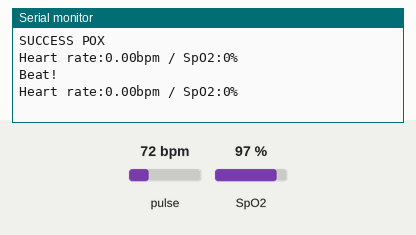
Recording of a sketch running on a simulated ESP32. Parts: the last lines printed to the serial monitor. The inputs (shaded band) are chosen by the test bench; at power-on: pulse 72 bpm, SpO2 97 %. The local clock reads 2024-03-15 10:24:30 at power-on unless the sketch sets it.

Above: at 1.3 s.
1.4 s: pulse set to 42 bpm
At 1.9 s:
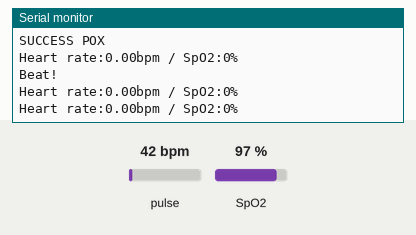
2.9 s: SpO2 set to 80 %
At 3.9 s:
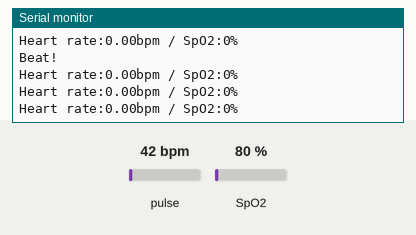
4.4 s: pulse set to 70 bpm
At 4.9 s:
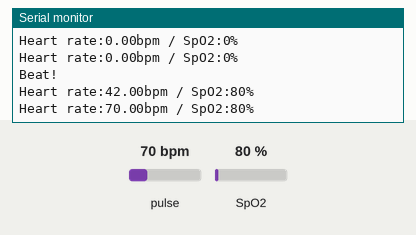
Timing chart, 0 to 7.4 s (numbered marks = the images above; inputs shaded):
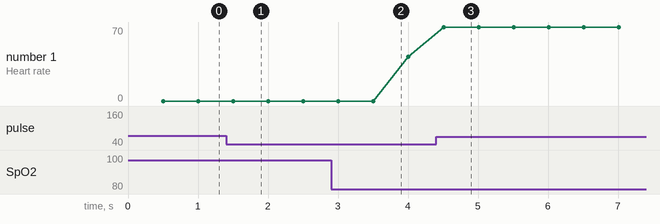

Measured:
- after the input at 4.4 s, the serial monitor: prints a new line after 0.11 s (image 3)
- plotted number 1: 42 → 70 after the input at 4.4 s

The sketch:

iot_arj_proj.ino
```cpp
#include <WiFi.h>
#include "time.h"

// I2C
#include <Wire.h>

// MAX30100
#include "MAX30100_PulseOximeter.h"

// MPU6050
#include <Adafruit_MPU6050.h>
#include <Adafruit_Sensor.h>

// Arduino Cloud
//#include "thingProperties.h"
#include <ArduinoIoTCloud.h>
// MAX30100
#define REPORTING_PERIOD_MS 100
PulseOximeter pox;
uint32_t tsLastReport = 0;
void onBeatDetected() {
  Serial.println("Beat!");
}

// MPU6050
Adafruit_MPU6050 mpu;

// Variables to be created in arduino cloud
float heartRate;
int oxyPer;
float accx;
float accy;
float accz;
float gyrx;
float gyry;
float gyrz;
float tem;
void initProperties() {
  //ArduinoCloud.setThingId("");
  //ArduinoCloud.addProperty(accx, READ, ON_CHANGE);
  //ArduinoCloud.addProperty(accy, READ, ON_CHANGE);
  //ArduinoCloud.addProperty(accz, READ, ON_CHANGE);
  //ArduinoCloud.addProperty(gyrx, READ, ON_CHANGE);
  // ArduinoCloud.addProperty(gyry, READ, ON_CHANGE);
  // ArduinoCloud.addProperty(gyrz, READ, ON_CHANGE);
  ArduinoCloud.addProperty(heartRate, READ, ON_CHANGE);
  ArduinoCloud.addProperty(oxyPer, READ, ON_CHANGE);
  // ArduinoCloud.addProperty(tem, READ, ON_CHANGE);
}

// WiFiConnectionHandler ArduinoIoTPreferredConnection("c7dcabd1-2183-40ea-be4d-cf6a69dd66f6", "SRRVYOAQULUCERVRBMR1");
void setup() {
  Serial.begin(9600);
  Wire.begin();

  /*// Defined in thingProperties.h
  initProperties();

  // Connect to Arduino IoT Cloud
  ArduinoCloud.begin(ArduinoIoTPreferredConnection);

  setDebugMessageLevel(2);
  ArduinoCloud.printDebugInfo();*/

  // MPU6050
  while (!Serial)
    delay(10);  // will pause Zero, Leonardo, etc until serial console opens

  /*Serial.println("Adafruit MPU6050 test!");
  // Try to initialize!
  if (!mpu.begin()) {
    Serial.println("Failed to find MPU6050 chip");
    while (1) {
      delay(10);
      if(mpu.begin()) {
        break;
      }
    }
  }
  Serial.println("MPU6050 Found!");

  mpu.setAccelerometerRange(MPU6050_RANGE_8_G);
  Serial.print("Accelerometer range set to: ");
  switch (mpu.getAccelerometerRange()) {
    case MPU6050_RANGE_2_G:
      Serial.println("+-2G");
      break;
    case MPU6050_RANGE_4_G:
      Serial.println("+-4G");
      break;
    case MPU6050_RANGE_8_G:
      Serial.println("+-8G");
      break;
    case MPU6050_RANGE_16_G:
      Serial.println("+-16G");
      break;
  }
  mpu.setGyroRange(MPU6050_RANGE_500_DEG);
  Serial.print("Gyro range set to: ");
  switch (mpu.getGyroRange()) {
    case MPU6050_RANGE_250_DEG:
      Serial.println("+- 250 deg/s");
      break;
    case MPU6050_RANGE_500_DEG:
      Serial.println("+- 500 deg/s");
      break;
    case MPU6050_RANGE_1000_DEG:
      Serial.println("+- 1000 deg/s");
      break;
    case MPU6050_RANGE_2000_DEG:
      Serial.println("+- 2000 deg/s");
      break;
  }

  mpu.setFilterBandwidth(MPU6050_BAND_5_HZ);
  Serial.print("Filter bandwidth set to: ");
  switch (mpu.getFilterBandwidth()) {
    case MPU6050_BAND_260_HZ:
      Serial.println("260 Hz");
      break;
    case MPU6050_BAND_184_HZ:
      Serial.println("184 Hz");
      break;
    case MPU6050_BAND_94_HZ:
      Serial.println("94 Hz");
      break;
    case MPU6050_BAND_44_HZ:
      Serial.println("44 Hz");
      break;
    case MPU6050_BAND_21_HZ:
      Serial.println("21 Hz");
      break;
    case MPU6050_BAND_10_HZ:
      Serial.println("10 Hz");
      break;
    case MPU6050_BAND_5_HZ:
      Serial.println("5 Hz");
      break;
  }

  Serial.println("");
  delay(100);*/

  // MAX30100
  if (!pox.begin()) {
    Serial.println("FAILED");
    while(1) {
      delay(10);
      if(pox.begin()) {
        break;
      }
    }
  }
  Serial.println("SUCCESS POX");
  pox.setIRLedCurrent(MAX30100_LED_CURR_7_6MA);
  pox.setOnBeatDetectedCallback(onBeatDetected);
}

void loop() {
  // ArduinoCloud.update();
  // Time
  struct tm timeinfo;
  if (!getLocalTime(&timeinfo)) {
    Serial.println("Failed to obtain time");
    // return;
  } else {
    char timeWeekDay[100];
    strftime(timeWeekDay, 100, "%d %B %Y, %H:%M:%S", &timeinfo);
  }

  // MAX30100
  if (pox.begin()) {
    pox.update();
    if (millis() - tsLastReport > REPORTING_PERIOD_MS) {
      heartRate = pox.getHeartRate();
      oxyPer = pox.getSpO2();
      Serial.print("Heart rate:");
      Serial.print(heartRate);
      Serial.print("bpm / SpO2:");
      Serial.print(oxyPer);
      Serial.println("%");
      tsLastReport = millis();
    }
  }

  /*// MPU6050
  if (mpu.begin(0x68)) {
    sensors_event_t a, g, temp;
    accx = a.acceleration.x;
    accy = a.acceleration.y;
    accz = a.acceleration.z;
    gyrx = g.gyro.x;
    gyry = g.gyro.y;
    gyrz = g.gyro.z;
    tem = temp.temperature;
    mpu.getEvent(&a, &g, &temp);

    Serial.print("Acceleration X: ");
    Serial.print(accx);
    Serial.print(", Y: ");
    Serial.print(accy);
    Serial.print(", Z: ");
    Serial.print(accz);
    Serial.println(" m/s^2");

    Serial.print("Rotation X: ");
    Serial.print(gyrx);
    Serial.print(", Y: ");
    Serial.print(gyry);
    Serial.print(", Z: ");
    Serial.print(gyrz);
    Serial.println(" rad/s");

    Serial.print("Temperature: ");
    Serial.print(tem);
    Serial.println(" degC");
    Serial.println("");
  }*/
  delay(500);
}

/*
  Since HeartRate is READ_WRITE variable, onHeartRateChange() is
  executed every time a new value is received from IoT Cloud.
*/
void onHeartRateChange() {
  // Add your code here to act upon HeartRate change
}

/*
  Since OxyPer is READ_WRITE variable, onOxyPerChange() is
  executed every time a new value is received from IoT Cloud.
*/
void onOxyPerChange() {
  // Add your code here to act upon OxyPer change
}
```
